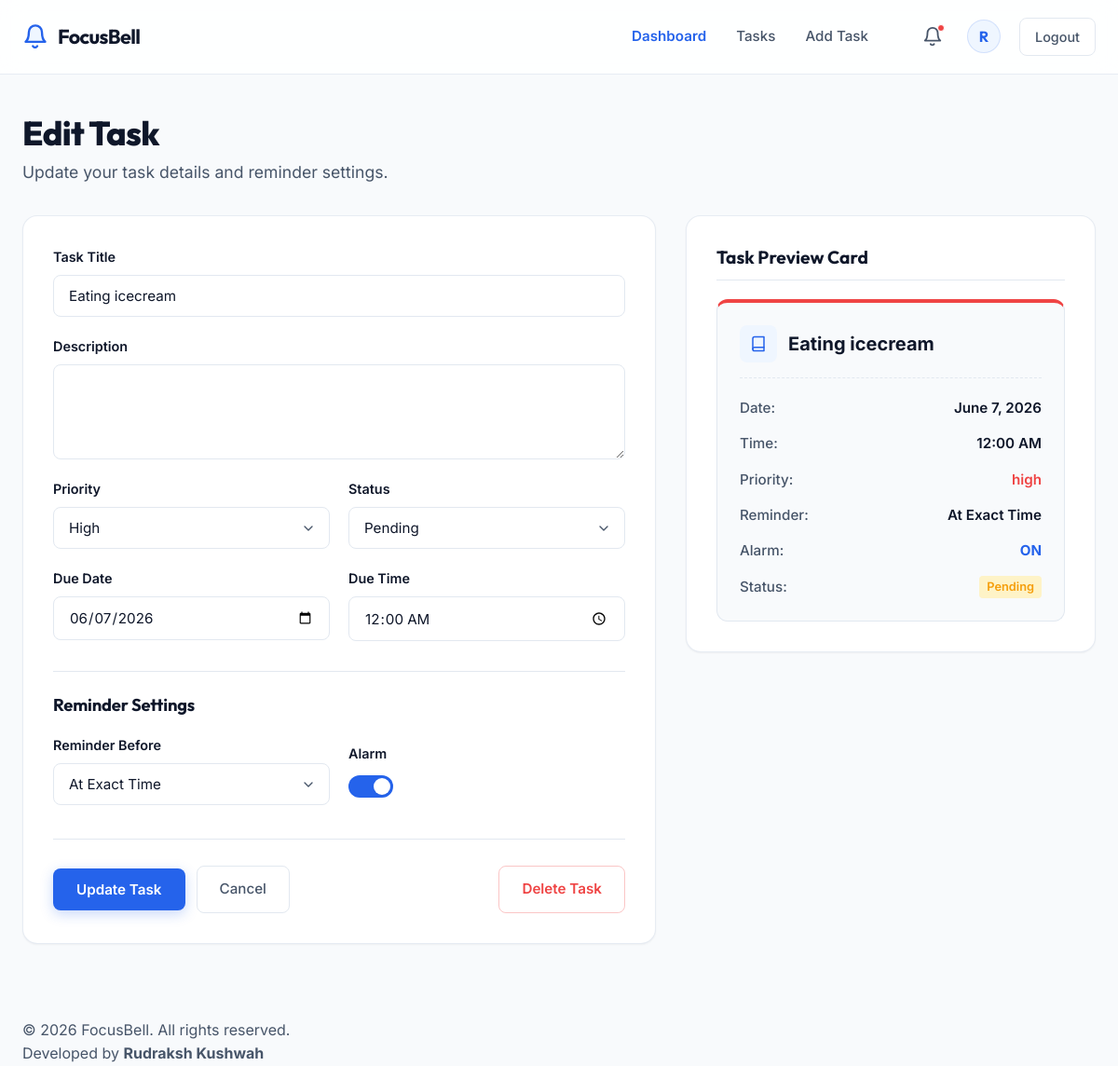
The app's page /tasks/edit/14 (signed in) with its own data.
### tasks/models.py (models this page shows, shortened)
class Task(models.Model):
    priority_choices = (
        ('low','low'),
        ('high','high')
    )
    status_choices = (
        ('pending', 'pending'),
        ('completed', 'completed')
    )
    reminder_choices = (
        (0, "at exact Time"),
        (5, "5 Minutes Before"),
        (10, "10 Minutes Before"),
        (15, "15 Minutes Before"),
        (20, "20 Minutes Before"),
        (30, "30 Minutes Before"),
    )
    user = models.ForeignKey(User, on_delete=models.CASCADE)
    title = models.CharField(max_length=255)
    description = models.TextField(blank=True)
    due_date = models.DateField()
    due_time = models.TimeField()
    priority = models.CharField(max_length=20, choices=priority_choices, default='high')
    reminder_before = models.PositiveBigIntegerField(default=0, help_text='Reminder time in minutes before task', choices=reminder_choices)
    alarm_enabled = models.BooleanField(default=True)
    status = models.CharField(max_length=15,choices=status_choices, default='pending')
    created_at = models.DateTimeField(auto_now_add=True)
    updated_at = models.DateTimeField(auto_now=True)

### tasks/views.py (the view, shortened to what this page needs)
# urls.py: path('edit/<int:id>', edit_task, name="edit_task"),
@login_required
def edit_task(request, id):
    task = get_object_or_404(Task, id=id, user=request.user)
    context = {
        'task':task,
    }
    return render(request, 'edit_task.html', context)

### templates/edit_task.html (shortened to what this page needs)
{% extends "base.html" %}
{% load static %}
{% block link %}
  <link rel="stylesheet" href="{% static 'css/edit_task.css' %}">
  {% endblock link %}
  {% block content %}
  <main class="edit-main">
    <div class="container edit-container">
      <section class="page-header-card">
        <h1 class="page-main-title">Edit Task</h1>
        <p class="page-sub-headline">Update your task details and reminder settings.</p>
      </section>
      <div class="edit-grid">
        <div class="edit-left-column">
          <div class="edit-card form-wrapper-card">
            <form action="#" method="POST" class="task-edit-form">
              <div class="form-group">
                <label for="task_title" class="field-label">Task Title</label>
                <input type="text" id="task_title" name="title" class="form-input" value="{{task.title}}" required>
              </div>
              <div class="form-group">
                <label for="task_description" class="field-label">Description</label>
                <textarea id="task_description" name="description" class="form-textarea" rows="4" required>{{task.description}}</textarea>
              </div>
              <div class="form-row-grid">
                <div class="form-group">
                  <label for="task_priority" class="field-label">Priority</label>
                  <div class="select-wrapper">
                    <select id="task_priority" name="priority" class="styled-select">
                      <option value="high" {% if task.priority == 'high' %}selected{% endif %}>High</option>
                    </select>
                  </div>
                </div>
                <div class="form-group">
                  <label for="task_status" class="field-label">Status</label>
                  <div class="select-wrapper">
                    <select id="task_status" name="status" class="styled-select">
                      <option value="pending" {% if task.status == "pending" %}selected{% endif %}>Pending</option>
                    </select>
                  </div>
                </div>
              </div>
              <div class="form-row-grid">
                <div class="form-group">
                  <label for="task_due_date" class="field-label">Due Date</label>
                  <input type="date" id="task_due_date" name="due_date" class="form-input" value="{{ task.due_date|date:'Y-m-d' }}" required>
                </div>
                <div class="form-group">
                  <label for="task_due_time" class="field-label">Due Time</label>
                  <input type="time" id="task_due_time" name="due_time" class="form-input" value="{{ task.due_time|time:'H:i' }}" required>
                </div>
              </div>
              <div class="settings-divider">
                <h3 class="divider-title">Reminder Settings</h3>
              </div>
              <div class="form-row-grid grid-align-center">
                <div class="form-group">
                  <label for="reminder_before" class="field-label">Reminder Before</label>
                  <div class="select-wrapper">
                    <select id="reminder_before" name="reminder_before" class="styled-select">
                      <option value="0" {% if task.reminder_before == 0 %}selected{% endif %}>At Exact Time</option>
                    </select>
                  </div>
                </div>
                <div class="form-group toggle-group-box">
                  <span class="field-label">Alarm</span>
                  <div class="toggle-switch-wrapper">
                    <label class="ios-switch-toggle">
                      <span class="toggle-slider"></span>
                    </label>
                  </div>
                </div>
              </div>
              <div class="form-actions-bottom-row">
                <div class="primary-actions-group">
                  <button type="submit" class="btn btn-primary btn-submit-update">Update Task</button>
                  <a href="{% url "dashboard" %}" class="btn btn-outline btn-cancel-edit">Cancel</a>
                </div>
                <a href="{% url 'delete_task' task.id %}" class="btn btn-danger-outline btn-delete-task">Delete Task</a>
              </div>
            </form>
          </div>
        </div>
        <div class="edit-right-column">
          <div class="edit-card preview-card-wrapper">
            <h3 class="preview-title">Task Preview Card</h3>
            <div class="mock-task-preview border-top-high">
              <div class="preview-header">
                <div class="preview-badge icon-books">
                  <svg viewBox="0 0 24 24" fill="none" stroke="currentColor" stroke-width="2" stroke-linecap="round" stroke-linejoin="round">
                    <path d="M4 19.5A2.5 2.5 0 0 1 6.5 17H20"></path>
                    <path d="M6.5 2H20v20H6.5A2.5 2.5 0 0 1 4 19.5v-15A2.5 2.5 0 0 1 6.5 2z"></path>
                  </svg>
                </div>
                <span class="preview-task-headline" id="preview_title_text">DSA Practice</span>
              </div>
              <div class="preview-details-list">
                <div class="preview-detail-row">
                  <span class="detail-label">Date:</span>
                  <span class="detail-value" id="preview_date_text">20 June 2026</span>
                </div>
                <div class="preview-detail-row">
                  <span class="detail-label">Time:</span>
                  <span class="detail-value" id="preview_time_text">7:00 PM</span>
                </div>
                <div class="preview-detail-row">
                  <span class="detail-label">Priority:</span>
                  <span class="detail-value text-high-priority" id="preview_priority_text">High</span>
                </div>
                <div class="preview-detail-row">
                  <span class="detail-label">Reminder:</span>
                  <span class="detail-value" id="preview_reminder_text">10 Minutes Before</span>
                </div>
                <div class="preview-detail-row">
                  <span class="detail-label">Alarm:</span>
                  <span class="detail-value text-alarm-status" id="preview_alarm_text">ON</span>
                </div>
                <div class="preview-detail-row">
                  <span class="detail-label">Status:</span>
                  <span class="detail-value status-badge-pending" id="preview_status_text">Pending</span>
                </div>
              </div>
            </div>
          </div>
        </div>
      </div>
    </div>
  </main>
  {% endblock content %}
{% block script %}
</body>
</html>
{% endblock script %}

### templates/base.html (shortened to what this page needs)
{% load static %}
<!DOCTYPE html>
<html lang="en">
<head>
  {% block link %}
  {% endblock link %}
  </head>
<body>
  <header class="navbar" id="navbar">
    <div class="container navbar-container">
      <a href="index.html#home" class="logo">
        <span class="logo-text">FocusBell</span>
      </a>
      <nav class="nav-links" id="nav-links">
        <a href="{% url 'dashboard' %}" class="nav-item active">Dashboard</a>
        <a href="{% url 'task_list' %}" class="nav-item">Tasks</a>
        <a href="{% url 'add_task' %}" class="nav-item">Add Task</a>
        <div class="nav-utilities">
          <button class="utility-btn notification-bell" aria-label="Notifications">
            <span class="active-badge-dot"></span>
          </button>
          <a href="{% url 'profile' %}"><div class="user-avatar" title="Rudraksh Kushwah">
            <span>{{ request.user.username|first|upper }}</span>
          </div></a>
          <a href="{% url 'logout_page' %}" class="btn btn-outline btn-logout">Logout</a>
        </div>
      </nav>
    </div>
  </header>
{% block content %}
{% endblock content %}
<footer class="dashboard-footer">
    <div class="container footer-bottom">
        <p class="copyright-text">
            &copy; 2026 FocusBell. All rights reserved.
        </p>
        <p class="developer-text">
            Developed by <strong>Rudraksh Kushwah</strong>
        </p>
    </div>
</footer>
  {% block script %}
  {% endblock script %}

### records on screen
Task: title "Eating icecream", priority "High", status "Pending", due_date "06/07/2026", due_time "00:00", reminder_before "At Exact Time"

### other values on screen
{{ request.user.username|first|upper }} "R"
